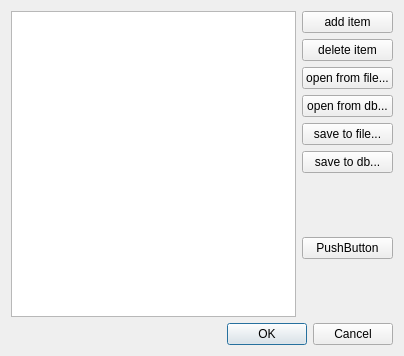
<?xml version="1.0" encoding="UTF-8"?>
<ui version="4.0">
 <class>ConfigureWindow</class>
 <widget class="QDialog" name="ConfigureWindow">
  <property name="geometry">
   <rect>
    <x>0</x>
    <y>0</y>
    <width>404</width>
    <height>356</height>
   </rect>
  </property>
  <property name="sizePolicy">
   <sizepolicy hsizetype="Preferred" vsizetype="Preferred">
    <horstretch>0</horstretch>
    <verstretch>0</verstretch>
   </sizepolicy>
  </property>
  <property name="windowTitle">
   <string>Dialog</string>
  </property>
  <layout class="QGridLayout" name="gridLayout">
   <item row="0" column="0" rowspan="9">
    <widget class="QTreeView" name="treeView">
     <property name="selectionMode">
      <enum>QAbstractItemView::NoSelection</enum>
     </property>
    </widget>
   </item>
   <item row="4" column="1">
    <widget class="QPushButton" name="btnSaveToFile">
     <property name="text">
      <string>save to file...</string>
     </property>
    </widget>
   </item>
   <item row="9" column="0" colspan="2">
    <widget class="QDialogButtonBox" name="buttonBox">
     <property name="orientation">
      <enum>Qt::Horizontal</enum>
     </property>
     <property name="standardButtons">
      <set>QDialogButtonBox::Cancel|QDialogButtonBox::Ok</set>
     </property>
    </widget>
   </item>
   <item row="0" column="1">
    <widget class="QPushButton" name="btnAdd">
     <property name="text">
      <string>add item</string>
     </property>
    </widget>
   </item>
   <item row="1" column="1">
    <widget class="QPushButton" name="btnDelete">
     <property name="text">
      <string>delete item</string>
     </property>
    </widget>
   </item>
   <item row="5" column="1">
    <widget class="QPushButton" name="btnSaveToDb">
     <property name="enabled">
      <bool>true</bool>
     </property>
     <property name="text">
      <string>save to db...</string>
     </property>
    </widget>
   </item>
   <item row="7" column="1">
    <widget class="QPushButton" name="pushButton_2">
     <property name="text">
      <string>PushButton</string>
     </property>
    </widget>
   </item>
   <item row="2" column="1">
    <widget class="QPushButton" name="btnOpenFromFile">
     <property name="text">
      <string>open from file...</string>
     </property>
    </widget>
   </item>
   <item row="3" column="1">
    <widget class="QPushButton" name="btnOpenFromDb">
     <property name="text">
      <string>open from db...</string>
     </property>
    </widget>
   </item>
  </layout>
 </widget>
 <resources/>
 <connections>
  <connection>
   <sender>buttonBox</sender>
   <signal>accepted()</signal>
   <receiver>ConfigureWindow</receiver>
   <slot>accept()</slot>
   <hints>
    <hint type="sourcelabel">
     <x>248</x>
     <y>254</y>
    </hint>
    <hint type="destinationlabel">
     <x>157</x>
     <y>274</y>
    </hint>
   </hints>
  </connection>
  <connection>
   <sender>buttonBox</sender>
   <signal>rejected()</signal>
   <receiver>ConfigureWindow</receiver>
   <slot>reject()</slot>
   <hints>
    <hint type="sourcelabel">
     <x>316</x>
     <y>260</y>
    </hint>
    <hint type="destinationlabel">
     <x>286</x>
     <y>274</y>
    </hint>
   </hints>
  </connection>
 </connections>
</ui>
